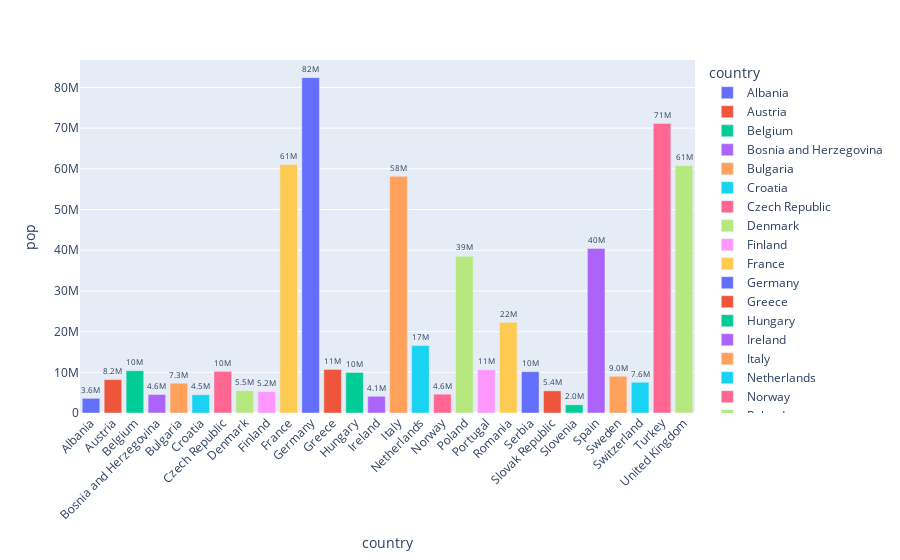
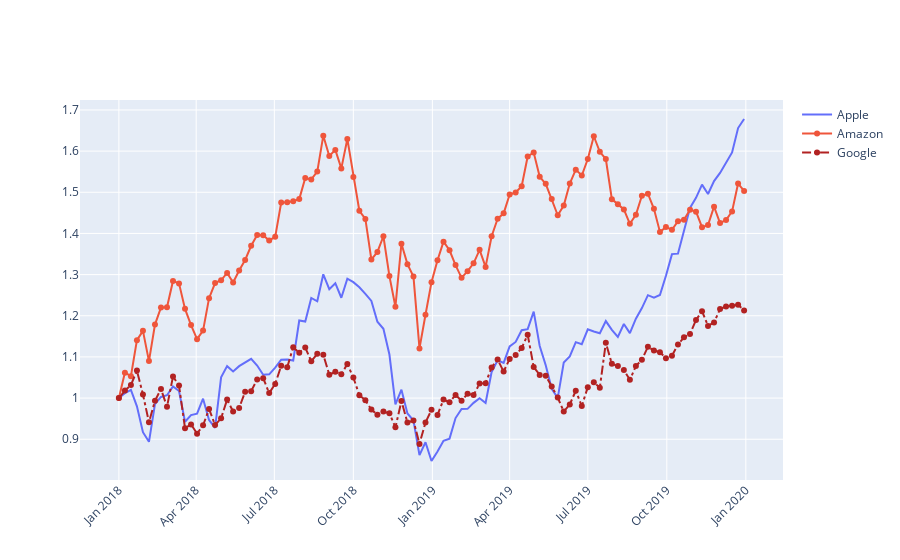

Notebook source saved alongside these figures, in order:
### Code cell
# Assuming df_stocks is defined

fig = go.Figure()

fig.add_trace(go.Scatter(x=df_stocks.date, y=df_stocks.AAPL, mode='lines', name='Apple'))
fig.add_trace(go.Scatter(x=df_stocks.date, y=df_stocks.AMZN, mode='lines+markers', name='Amazon'))
fig.add_trace(go.Scatter(x=df_stocks.date, y=df_stocks.GOOG, mode='lines+markers', name='Google',
                         line=dict(color='firebrick', width=2, dash='dashdot')))

df_europe = px.data.gapminder().query("continent == 'Europe' and year == 2007 and pop > 2.e6")
bar_fig = px.bar(df_europe, y='pop', x='country', text='pop', color='country')
bar_fig.update_traces(texttemplate='%{text:.2s}', textposition='outside')

bar_fig.update_layout(xaxis_tickangle=-45)  # Updating the bar plot layout
fig.update_layout(xaxis_tickangle=-45)  # Updating the line plot layout if needed

# Displaying the bar plot
bar_fig.show()

# Displaying the line plot
fig.show()

### Figure 1 — Plotly figure (JSON) as saved in the notebook; plotly's stock layout.template omitted (floating-point values rounded to 4 significant figures)
{"data": [{"alignmentgroup": "True", "hovertemplate": "country=%{x}<br>pop=%{text}<extra></extra>", "legendgroup": "Albania", "marker": {"color": "#636efa", "pattern": {"shape": ""}}, "name": "Albania", "offsetgroup": "Albania", "orientation": "v", "showlegend": true, "text": [3600523], "textposition": "outside", "texttemplate": "%{text:.2s}", "type": "bar", "x": ["Albania"], "xaxis": "x", "y": [3600523], "yaxis": "y"}, {"alignmentgroup": "True", "hovertemplate": "country=%{x}<br>pop=%{text}<extra></extra>", "legendgroup": "Austria", "marker": {"color": "#EF553B", "pattern": {"shape": ""}}, "name": "Austria", "offsetgroup": "Austria", "orientation": "v", "showlegend": true, "text": [8199783], "textposition": "outside", "texttemplate": "%{text:.2s}", "type": "bar", "x": ["Austria"], "xaxis": "x", "y": [8199783], "yaxis": "y"}, {"alignmentgroup": "True", "hovertemplate": "country=%{x}<br>pop=%{text}<extra></extra>", "legendgroup": "Belgium", "marker": {"color": "#00cc96", "pattern": {"shape": ""}}, "name": "Belgium", "offsetgroup": "Belgium", "orientation": "v", "showlegend": true, "text": [10392226], "textposition": "outside", "texttemplate": "%{text:.2s}", "type": "bar", "x": ["Belgium"], "xaxis": "x", "y": [10392226], "yaxis": "y"}, {"alignmentgroup": "True", "hovertemplate": "country=%{x}<br>pop=%{text}<extra></extra>", "legendgroup": "Bosnia and Herzegovina", "marker": {"color": "#ab63fa", "pattern": {"shape": ""}}, "name": "Bosnia and Herzegovina", "offsetgroup": "Bosnia and Herzegovina", "orientation": "v", "showlegend": true, "text": [4552198], "textposition": "outside", "texttemplate": "%{text:.2s}", "type": "bar", "x": ["Bosnia and Herzegovina"], "xaxis": "x", "y": [4552198], "yaxis": "y"}, {"alignmentgroup": "True", "hovertemplate": "country=%{x}<br>pop=%{text}<extra></extra>", "legendgroup": "Bulgaria", "marker": {"color": "#FFA15A", "pattern": {"shape": ""}}, "name": "Bulgaria", "offsetgroup": "Bulgaria", "orientation": "v", "showlegend": true, "text": [7322858], "textposition": "outside", "texttemplate": "%{text:.2s}", "type": "bar", "x": ["Bulgaria"], "xaxis": "x", "y": [7322858], "yaxis": "y"}, {"alignmentgroup": "True", "hovertemplate": "country=%{x}<br>pop=%{text}<extra></extra>", "legendgroup": "Croatia", "marker": {"color": "#19d3f3", "pattern": {"shape": ""}}, "name": "Croatia", "offsetgroup": "Croatia", "orientation": "v", "showlegend": true, "text": [4493312], "textposition": "outside", "texttemplate": "%{text:.2s}", "type": "bar", "x": ["Croatia"], "xaxis": "x", "y": [4493312], "yaxis": "y"}, {"alignmentgroup": "True", "hovertemplate": "country=%{x}<br>pop=%{text}<extra></extra>", "legendgroup": "Czech Republic", "marker": {"color": "#FF6692", "pattern": {"shape": ""}}, "name": "Czech Republic", "offsetgroup": "Czech Republic", "orientation": "v", "showlegend": true, "text": [10228744], "textposition": "outside", "texttemplate": "%{text:.2s}", "type": "bar", "x": ["Czech Republic"], "xaxis": "x", "y": [10228744], "yaxis": "y"}, {"alignmentgroup": "True", "hovertemplate": "country=%{x}<br>pop=%{text}<extra></extra>", "legendgroup": "Denmark", "marker": {"color": "#B6E880", "pattern": {"shape": ""}}, "name": "Denmark", "offsetgroup": "Denmark", "orientation": "v", "showlegend": true, "text": [5468120], "textposition": "outside", "texttemplate": "%{text:.2s}", "type": "bar", "x": ["Denmark"], "xaxis": "x", "y": [5468120], "yaxis": "y"}, {"alignmentgroup": "True", "hovertemplate": "country=%{x}<br>pop=%{text}<extra></extra>", "legendgroup": "Finland", "marker": {"color": "#FF97FF", "pattern": {"shape": ""}}, "name": "Finland", "offsetgroup": "Finland", "orientation": "v", "showlegend": true, "text": [5238460], "textposition": "outside", "texttemplate": "%{text:.2s}", "type": "bar", "x": ["Finland"], "xaxis": "x", "y": [5238460], "yaxis": "y"}, {"alignmentgroup": "True", "hovertemplate": "country=%{x}<br>pop=%{text}<extra></extra>", "legendgroup": "France", "marker": {"color": "#FECB52", "pattern": {"shape": ""}}, "name": "France", "offsetgroup": "France", "orientation": "v", "showlegend": true, "text": [61083916], "textposition": "outside", "texttemplate": "%{text:.2s}", "type": "bar", "x": ["France"], "xaxis": "x", "y": [61083916], "yaxis": "y"}, {"alignmentgroup": "True", "hovertemplate": "country=%{x}<br>pop=%{text}<extra></extra>", "legendgroup": "Germany", "marker": {"color": "#636efa", "pattern": {"shape": ""}}, "name": "Germany", "offsetgroup": "Germany", "orientation": "v", "showlegend": true, "text": [82400996], "textposition": "outside", "texttemplate": "%{text:.2s}", "type": "bar", "x": ["Germany"], "xaxis": "x", "y": [82400996], "yaxis": "y"}, {"alignmentgroup": "True", "hovertemplate": "country=%{x}<br>pop=%{text}<extra></extra>", "legendgroup": "Greece", "marker": {"color": "#EF553B", "pattern": {"shape": ""}}, "name": "Greece", "offsetgroup": "Greece", "orientation": "v", "showlegend": true, "text": [10706290], "textposition": "outside", "texttemplate": "%{text:.2s}", "type": "bar", "x": ["Greece"], "xaxis": "x", "y": [10706290], "yaxis": "y"}, {"alignmentgroup": "True", "hovertemplate": "country=%{x}<br>pop=%{text}<extra></extra>", "legendgroup": "Hungary", "marker": {"color": "#00cc96", "pattern": {"shape": ""}}, "name": "Hungary", "offsetgroup": "Hungary", "orientation": "v", "showlegend": true, "text": [9956108], "textposition": "outside", "texttemplate": "%{text:.2s}", "type": "bar", "x": ["Hungary"], "xaxis": "x", "y": [9956108], "yaxis": "y"}, {"alignmentgroup": "True", "hovertemplate": "country=%{x}<br>pop=%{text}<extra></extra>", "legendgroup": "Ireland", "marker": {"color": "#ab63fa", "pattern": {"shape": ""}}, "name": "Ireland", "offsetgroup": "Ireland", "orientation": "v", "showlegend": true, "text": [4109086], "textposition": "outside", "texttemplate": "%{text:.2s}", "type": "bar", "x": ["Ireland"], "xaxis": "x", "y": [4109086], "yaxis": "y"}, {"alignmentgroup": "True", "hovertemplate": "country=%{x}<br>pop=%{text}<extra></extra>", "legendgroup": "Italy", "marker": {"color": "#FFA15A", "pattern": {"shape": ""}}, "name": "Italy", "offsetgroup": "Italy", "orientation": "v", "showlegend": true, "text": [58147733], "textposition": "outside", "texttemplate": "%{text:.2s}", "type": "bar", "x": ["Italy"], "xaxis": "x", "y": [58147733], "yaxis": "y"}, {"alignmentgroup": "True", "hovertemplate": "country=%{x}<br>pop=%{text}<extra></extra>", "legendgroup": "Netherlands", "marker": {"color": "#19d3f3", "pattern": {"shape": ""}}, "name": "Netherlands", "offsetgroup": "Netherlands", "orientation": "v", "showlegend": true, "text": [16570613], "textposition": "outside", "texttemplate": "%{text:.2s}", "type": "bar", "x": ["Netherlands"], "xaxis": "x", "y": [16570613], "yaxis": "y"}, {"alignmentgroup": "True", "hovertemplate": "country=%{x}<br>pop=%{text}<extra></extra>", "legendgroup": "Norway", "marker": {"color": "#FF6692", "pattern": {"shape": ""}}, "name": "Norway", "offsetgroup": "Norway", "orientation": "v", "showlegend": true, "text": [4627926], "textposition": "outside", "texttemplate": "%{text:.2s}", "type": "bar", "x": ["Norway"], "xaxis": "x", "y": [4627926], "yaxis": "y"}, {"alignmentgroup": "True", "hovertemplate": "country=%{x}<br>pop=%{text}<extra></extra>", "legendgroup": "Poland", "marker": {"color": "#B6E880", "pattern": {"shape": ""}}, "name": "Poland", "offsetgroup": "Poland", "orientation": "v", "showlegend": true, "text": [38518241], "textposition": "outside", "texttemplate": "%{text:.2s}", "type": "bar", "x": ["Poland"], "xaxis": "x", "y": [38518241], "yaxis": "y"}, {"alignmentgroup": "True", "hovertemplate": "country=%{x}<br>pop=%{text}<extra></extra>", "legendgroup": "Portugal", "marker": {"color": "#FF97FF", "pattern": {"shape": ""}}, "name": "Portugal", "offsetgroup": "Portugal", "orientation": "v", "showlegend": true, "text": [10642836], "textposition": "outside", "texttemplate": "%{text:.2s}", "type": "bar", "x": ["Portugal"], "xaxis": "x", "y": [10642836], "yaxis": "y"}, {"alignmentgroup": "True", "hovertemplate": "country=%{x}<br>pop=%{text}<extra></extra>", "legendgroup": "Romania", "marker": {"color": "#FECB52", "pattern": {"shape": ""}}, "name": "Romania", "offsetgroup": "Romania", "orientation": "v", "showlegend": true, "text": [22276056], "textposition": "outside", "texttemplate": "%{text:.2s}", "type": "bar", "x": ["Romania"], "xaxis": "x", "y": [22276056], "yaxis": "y"}, {"alignmentgroup": "True", "hovertemplate": "country=%{x}<br>pop=%{text}<extra></extra>", "legendgroup": "Serbia", "marker": {"color": "#636efa", "pattern": {"shape": ""}}, "name": "Serbia", "offsetgroup": "Serbia", "orientation": "v", "showlegend": true, "text": [10150265], "textposition": "outside", "texttemplate": "%{text:.2s}", "type": "bar", "x": ["Serbia"], "xaxis": "x", "y": [10150265], "yaxis": "y"}, {"alignmentgroup": "True", "hovertemplate": "country=%{x}<br>pop=%{text}<extra></extra>", "legendgroup": "Slovak Republic", "marker": {"color": "#EF553B", "pattern": {"shape": ""}}, "name": "Slovak Republic", "offsetgroup": "Slovak Republic", "orientation": "v", "showlegend": true, "text": [5447502], "textposition": "outside", "texttemplate": "%{text:.2s}", "type": "bar", "x": ["Slovak Republic"], "xaxis": "x", "y": [5447502], "yaxis": "y"}, {"alignmentgroup": "True", "hovertemplate": "country=%{x}<br>pop=%{text}<extra></extra>", "legendgroup": "Slovenia", "marker": {"color": "#00cc96", "pattern": {"shape": ""}}, "name": "Slovenia", "offsetgroup": "Slovenia", "orientation": "v", "showlegend": true, "text": [2009245], "textposition": "outside", "texttemplate": "%{text:.2s}", "type": "bar", "x": ["Slovenia"], "xaxis": "x", "y": [2009245], "yaxis": "y"}, {"alignmentgroup": "True", "hovertemplate": "country=%{x}<br>pop=%{text}<extra></extra>", "legendgroup": "Spain", "marker": {"color": "#ab63fa", "pattern": {"shape": ""}}, "name": "Spain", "offsetgroup": "Spain", "orientation": "v", "showlegend": true, "text": [40448191], "textposition": "outside", "texttemplate": "%{text:.2s}", "type": "bar", "x": ["Spain"], "xaxis": "x", "y": [40448191], "yaxis": "y"}, {"alignmentgroup": "True", "hovertemplate": "country=%{x}<br>pop=%{text}<extra></extra>", "legendgroup": "Sweden", "marker": {"color": "#FFA15A", "pattern": {"shape": ""}}, "name": "Sweden", "offsetgroup": "Sweden", "orientation": "v", "showlegend": true, "text": [9031088], "textposition": "outside", "texttemplate": "%{text:.2s}", "type": "bar", "x": ["Sweden"], "xaxis": "x", "y": [9031088], "yaxis": "y"}, {"alignmentgroup": "True", "hovertemplate": "country=%{x}<br>pop=%{text}<extra></extra>", "legendgroup": "Switzerland", "marker": {"color": "#19d3f3", "pattern": {"shape": ""}}, "name": "Switzerland", "offsetgroup": "Switzerland", "orientation": "v", "showlegend": true, "text": [7554661], "textposition": "outside", "texttemplate": "%{text:.2s}", "type": "bar", "x": ["Switzerland"], "xaxis": "x", "y": [7554661], "yaxis": "y"}, {"alignmentgroup": "True", "hovertemplate": "country=%{x}<br>pop=%{text}<extra></extra>", "legendgroup": "Turkey", "marker": {"color": "#FF6692", "pattern": {"shape": ""}}, "name": "Turkey", "offsetgroup": "Turkey", "orientation": "v", "showlegend": true, "text": [71158647], "textposition": "outside", "texttemplate": "%{text:.2s}", "type": "bar", "x": ["Turkey"], "xaxis": "x", "y": [71158647], "yaxis": "y"}, {"alignmentgroup": "True", "hovertemplate": "country=%{x}<br>pop=%{text}<extra></extra>", "legendgroup": "United Kingdom", "marker": {"color": "#B6E880", "pattern": {"shape": ""}}, "name": "United Kingdom", "offsetgroup": "United Kingdom", "orientation": "v", "showlegend": true, "text": [60776238], "textposition": "outside", "texttemplate": "%{text:.2s}", "type": "bar", "x": ["United Kingdom"], "xaxis": "x", "y": [60776238], "yaxis": "y"}], "layout": {"barmode": "relative", "legend": {"title": {"text": "country"}, "tracegroupgap": 0}, "margin": {"t": 60}, "xaxis": {"anchor": "y", "categoryarray": ["Albania", "Austria", "Belgium", "Bosnia and Herzegovina", "Bulgaria", "Croatia", "Czech Republic", "Denmark", "Finland", "France", "Germany", "Greece", "Hungary", "Ireland", "Italy", "Netherlands", "Norway", "Poland", "Portugal", "Romania", "Serbia", "Slovak Republic", "Slovenia", "Spain", "Sweden", "Switzerland", "Turkey", "United Kingdom"], "categoryorder": "array", "domain": [0, 1], "tickangle": -45, "title": {"text": "country"}}, "yaxis": {"anchor": "x", "domain": [0, 1], "title": {"text": "pop"}}}}

### Figure 2 — Plotly figure (JSON) as saved in the notebook; plotly's stock layout.template omitted (floating-point values rounded to 4 significant figures)
{"data": [{"mode": "lines", "name": "Apple", "type": "scatter", "x": ["2018-01-01", "2018-01-08", "2018-01-15", "2018-01-22", "2018-01-29", "2018-02-05", "2018-02-12", "2018-02-19", "2018-02-26", "2018-03-05", "2018-03-12", "2018-03-19", "2018-03-26", "2018-04-02", "2018-04-09", "2018-04-16", "2018-04-23", "2018-04-30", "2018-05-07", "2018-05-14", "2018-05-21", "2018-05-28", "2018-06-04", "2018-06-11", "2018-06-18", "2018-06-25", "2018-07-02", "2018-07-09", "2018-07-16", "2018-07-23", "2018-07-30", "2018-08-06", "2018-08-13", "2018-08-20", "2018-08-27", "2018-09-03", "2018-09-10", "2018-09-17", "2018-09-24", "2018-10-01", "2018-10-08", "2018-10-15", "2018-10-22", "2018-10-29", "2018-11-05", "2018-11-12", "2018-11-19", "2018-11-26", "2018-12-03", "2018-12-10", "2018-12-17", "2018-12-24", "2018-12-31", "2019-01-07", "2019-01-14", "2019-01-21", "2019-01-28", "2019-02-04", "2019-02-11", "2019-02-18", "2019-02-25", "2019-03-04", "2019-03-11", "2019-03-18", "2019-03-25", "2019-04-01", "2019-04-08", "2019-04-15", "2019-04-22", "2019-04-29", "2019-05-06", "2019-05-13", "2019-05-20", "2019-05-27", "2019-06-03", "2019-06-10", "2019-06-17", "2019-06-24", "2019-07-01", "2019-07-08", "2019-07-15", "2019-07-22", "2019-07-29", "2019-08-05", "2019-08-12", "2019-08-19", "2019-08-26", "2019-09-02", "2019-09-09", "2019-09-16", "2019-09-23", "2019-09-30", "2019-10-07", "2019-10-14", "2019-10-21", "2019-10-28", "2019-11-04", "2019-11-11", "2019-11-18", "2019-11-25", "2019-12-02", "2019-12-09", "2019-12-16", "2019-12-23", "2019-12-30"], "y": [1, 1.012, 1.02, 0.9801, 0.9171, 0.8938, 0.9853, 1.003, 1.007, 1.028, 1.017, 0.9425, 0.9587, 0.9622, 0.9985, 0.947, 0.9275, 1.05, 1.078, 1.065, 1.078, 1.087, 1.095, 1.079, 1.057, 1.058, 1.074, 1.093, 1.094, 1.091, 1.189, 1.186, 1.243, 1.235, 1.301, 1.265, 1.279, 1.244, 1.29, 1.282, 1.269, 1.253, 1.236, 1.186, 1.168, 1.106, 0.9845, 1.02, 0.9628, 0.9456, 0.8613, 0.8927, 0.8472, 0.8702, 0.8961, 0.9015, 0.9515, 0.9738, 0.9738, 0.9884, 0.9998, 0.9881, 1.064, 1.092, 1.085, 1.126, 1.136, 1.165, 1.167, 1.21, 1.127, 1.08, 1.023, 1.0, 1.087, 1.101, 1.136, 1.131, 1.167, 1.162, 1.158, 1.187, 1.166, 1.149, 1.18, 1.158, 1.193, 1.219, 1.25, 1.244, 1.25, 1.297, 1.35, 1.351, 1.409, 1.462, 1.487, 1.519, 1.496, 1.527, 1.547, 1.572, 1.597, 1.656, 1.678]}, {"mode": "lines+markers", "name": "Amazon", "type": "scatter", "x": ["2018-01-01", "2018-01-08", "2018-01-15", "2018-01-22", "2018-01-29", "2018-02-05", "2018-02-12", "2018-02-19", "2018-02-26", "2018-03-05", "2018-03-12", "2018-03-19", "2018-03-26", "2018-04-02", "2018-04-09", "2018-04-16", "2018-04-23", "2018-04-30", "2018-05-07", "2018-05-14", "2018-05-21", "2018-05-28", "2018-06-04", "2018-06-11", "2018-06-18", "2018-06-25", "2018-07-02", "2018-07-09", "2018-07-16", "2018-07-23", "2018-07-30", "2018-08-06", "2018-08-13", "2018-08-20", "2018-08-27", "2018-09-03", "2018-09-10", "2018-09-17", "2018-09-24", "2018-10-01", "2018-10-08", "2018-10-15", "2018-10-22", "2018-10-29", "2018-11-05", "2018-11-12", "2018-11-19", "2018-11-26", "2018-12-03", "2018-12-10", "2018-12-17", "2018-12-24", "2018-12-31", "2019-01-07", "2019-01-14", "2019-01-21", "2019-01-28", "2019-02-04", "2019-02-11", "2019-02-18", "2019-02-25", "2019-03-04", "2019-03-11", "2019-03-18", "2019-03-25", "2019-04-01", "2019-04-08", "2019-04-15", "2019-04-22", "2019-04-29", "2019-05-06", "2019-05-13", "2019-05-20", "2019-05-27", "2019-06-03", "2019-06-10", "2019-06-17", "2019-06-24", "2019-07-01", "2019-07-08", "2019-07-15", "2019-07-22", "2019-07-29", "2019-08-05", "2019-08-12", "2019-08-19", "2019-08-26", "2019-09-02", "2019-09-09", "2019-09-16", "2019-09-23", "2019-09-30", "2019-10-07", "2019-10-14", "2019-10-21", "2019-10-28", "2019-11-04", "2019-11-11", "2019-11-18", "2019-11-25", "2019-12-02", "2019-12-09", "2019-12-16", "2019-12-23", "2019-12-30"], "y": [1, 1.062, 1.053, 1.141, 1.163, 1.09, 1.179, 1.22, 1.221, 1.285, 1.279, 1.217, 1.178, 1.143, 1.164, 1.243, 1.279, 1.286, 1.304, 1.281, 1.31, 1.336, 1.37, 1.396, 1.396, 1.383, 1.392, 1.475, 1.476, 1.478, 1.483, 1.535, 1.531, 1.55, 1.637, 1.588, 1.603, 1.558, 1.63, 1.537, 1.455, 1.435, 1.337, 1.355, 1.393, 1.296, 1.222, 1.375, 1.325, 1.295, 1.121, 1.202, 1.282, 1.335, 1.38, 1.359, 1.323, 1.292, 1.308, 1.327, 1.36, 1.319, 1.393, 1.436, 1.449, 1.495, 1.499, 1.515, 1.587, 1.597, 1.538, 1.521, 1.483, 1.444, 1.468, 1.521, 1.555, 1.541, 1.581, 1.636, 1.598, 1.581, 1.483, 1.471, 1.458, 1.423, 1.445, 1.492, 1.496, 1.46, 1.404, 1.415, 1.409, 1.43, 1.433, 1.457, 1.453, 1.415, 1.42, 1.465, 1.425, 1.433, 1.453, 1.521, 1.503]}, {"line": {"color": "firebrick", "dash": "dashdot", "width": 2}, "mode": "lines+markers", "name": "Google", "type": "scatter", "x": ["2018-01-01", "2018-01-08", "2018-01-15", "2018-01-22", "2018-01-29", "2018-02-05", "2018-02-12", "2018-02-19", "2018-02-26", "2018-03-05", "2018-03-12", "2018-03-19", "2018-03-26", "2018-04-02", "2018-04-09", "2018-04-16", "2018-04-23", "2018-04-30", "2018-05-07", "2018-05-14", "2018-05-21", "2018-05-28", "2018-06-04", "2018-06-11", "2018-06-18", "2018-06-25", "2018-07-02", "2018-07-09", "2018-07-16", "2018-07-23", "2018-07-30", "2018-08-06", "2018-08-13", "2018-08-20", "2018-08-27", "2018-09-03", "2018-09-10", "2018-09-17", "2018-09-24", "2018-10-01", "2018-10-08", "2018-10-15", "2018-10-22", "2018-10-29", "2018-11-05", "2018-11-12", "2018-11-19", "2018-11-26", "2018-12-03", "2018-12-10", "2018-12-17", "2018-12-24", "2018-12-31", "2019-01-07", "2019-01-14", "2019-01-21", "2019-01-28", "2019-02-04", "2019-02-11", "2019-02-18", "2019-02-25", "2019-03-04", "2019-03-11", "2019-03-18", "2019-03-25", "2019-04-01", "2019-04-08", "2019-04-15", "2019-04-22", "2019-04-29", "2019-05-06", "2019-05-13", "2019-05-20", "2019-05-27", "2019-06-03", "2019-06-10", "2019-06-17", "2019-06-24", "2019-07-01", "2019-07-08", "2019-07-15", "2019-07-22", "2019-07-29", "2019-08-05", "2019-08-12", "2019-08-19", "2019-08-26", "2019-09-02", "2019-09-09", "2019-09-16", "2019-09-23", "2019-09-30", "2019-10-07", "2019-10-14", "2019-10-21", "2019-10-28", "2019-11-04", "2019-11-11", "2019-11-18", "2019-11-25", "2019-12-02", "2019-12-09", "2019-12-16", "2019-12-23", "2019-12-30"], "y": [1, 1.018, 1.032, 1.067, 1.009, 0.9415, 0.9933, 1.022, 0.9789, 1.052, 1.03, 0.9268, 0.9361, 0.9136, 0.9338, 0.9734, 0.9345, 0.951, 0.9964, 0.9675, 0.9759, 1.016, 1.017, 1.045, 1.048, 1.012, 1.034, 1.079, 1.075, 1.124, 1.11, 1.123, 1.09, 1.107, 1.105, 1.057, 1.064, 1.058, 1.083, 1.05, 1.007, 0.9948, 0.9721, 0.9597, 0.9673, 0.963, 0.9289, 0.9929, 0.9404, 0.9454, 0.8887, 0.9409, 0.9714, 0.9591, 0.9964, 0.9898, 1.008, 0.9935, 1.01, 1.007, 1.035, 1.036, 1.075, 1.094, 1.064, 1.095, 1.105, 1.122, 1.154, 1.075, 1.056, 1.054, 1.028, 1.001, 0.9672, 0.9847, 1.018, 0.9807, 1.027, 1.039, 1.025, 1.134, 1.083, 1.078, 1.068, 1.045, 1.078, 1.093, 1.125, 1.116, 1.111, 1.097, 1.103, 1.13, 1.148, 1.156, 1.19, 1.211, 1.175, 1.184, 1.216, 1.223, 1.224, 1.227, 1.213]}], "layout": {"xaxis": {"tickangle": -45}}}
